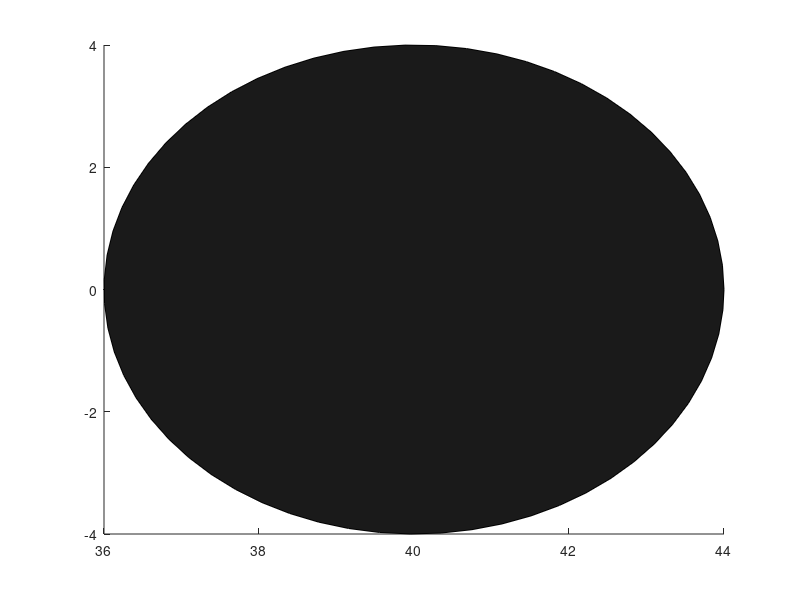

MATLAB code to generate this figure: (Note: this script raises an error after producing the figure.)
close;
clear;
clc;
%%%%%%%%%%%%%%%%%%%%%%%%%%%%%%%%%%%%%%%%%%%%%%%%%%%%
% Colors
lightGrey = [0.7,0.7,0.7];
darkGrey = [0.1,0.1,0.1];
brickRed = [0.6,0.25,0.2];

% Ball properties
Ball.pos.x = 40; % Inital position 
Ball.pos.y = 0; % Inital position 
Ball.vel.x = -4; % Inital position 
Ball.vel.y = 0; % Inital position 
Ball.mass = 2; % Weight in kilograms
Ball.radius = 4; % ball radius

% Floor properties
Floor.size.x = 2000;
Floor.size.y = 2000;
Floor.pos.x = 0;
Floor.pos.y = 0;
Floor.XMin = Floor.pos.x - (Floor.size.x/2);
Floor.XMax = Floor.pos.x + (Floor.size.x/2);
Floor.YMin = Floor.pos.y - (Floor.size.y/2);
Floor.YMax = Floor.pos.y + (Floor.size.y/2);


% Box1 (Brick) properties
Box1.size.x = 10; % Initial position
Box1.size.y = 10; % Initial position
Box1.pos.x = 5000; % Initial position
Box1.pos.y = 0; % Initial position
Box1.vel.x = 0; % Initial speed
Box1.vel.y = 0; % Initial speed
Box1.mass = 2; % Weight in Kilograms
Box1.moi = 0; % Moment of inertia
Box1.xMin = Box1.pos.x - (Box1.size.x/2);
Box1.xMax = Box1.pos.x + (Box1.size.x/2);
Box1.yMin = Box1.pos.y - (Box1.size.y/2);
Box1.yMax = Box1.pos.y + (Box1.size.y/2);

% Box2 (Brick) properties
Box2.size.x = 10; % Initial position
Box2.size.y = 10; % Initial position
Box2.pos.x = -60; % Initial position
Box2.pos.y = 0; % Initial position
Box2.vel.x = 4; % Initial speed
Box2.vel.y = 0; % Initial speed
Box2.mass = 1; % Weight in Kilograms
Box2.moi = 0; % Moment of inertia
Box2.xMin = Box2.pos.x - (Box2.size.x/2);
Box2.xMax = Box2.pos.x + (Box2.size.x/2);
Box2.yMin = Box2.pos.y - (Box2.size.y/2);
Box2.yMax = Box2.pos.y + (Box2.size.y/2);
%%%%%%%%%%%%%%%%%%%%%%%%%%%%%%%%%%%%%%%%%%%%%%%%%%%%%

% We want to loop constant updates, we need functions to call
%   - We need to loop for x "seconds"
%     - Will there be a collision?
%       - OPTIONAL Sphere <-> Sphere
%       - Box <-> Box
%       - Sphere <-> Box

%     - What will the resulting vectors become?
%       - Depends on what objects collide

%     - Friction?
%     - Gravitation?
%     - Euler Updates
%       - Update speed
%       - Update angle

%    - End loop
%%%%%%%%%%%%%%%%%%%%%%%%%%%%%%%%%%%%%%%%%%%%%%%%%%%%%

% Ball
a = 0:0.1:2*pi;
Xcircle = cos(a);
Ycircle = sin(a);
ballBody = patch(Ball.pos.x + (Ball.radius*Xcircle), Ball.pos.y + (Ball.radius*Ycircle),darkGrey,'FaceAlpha',1);

% This creates our body patch ("Creates a rigid body")
FloorBody = createBoxPatch(Floor.pos, Floor.size, lightGrey, 0.5);

% CREATE FUNCTION TO DYNAMICALLY CREATE BODIES
box1Body = createBoxPatch(Box1.pos, Box1.size, brickRed, 1);
box2Body = createBoxPatch(Box2.pos, Box2.size, brickRed, 1);


% Init draw space 
axis square equal;
axis([Floor.XMin-1,Floor.XMax+1, Floor.YMin-1, Floor.YMax+1]);
hold on;

% Update loop
for i = 1:300
  % Check if our Ball is colliding with Box1
  % CREATE FUNCTION TO DYNAMICALLY CHECK INTERSECTIONS
  if boxSphereIntersect(Ball.pos, Ball.radius, Box1.pos, Box1.size)
    disp('Ball has collided with the box. DO SHIT')
    vBall = ((Ball.mass - Box1.mass)/(Ball.mass + Box1.mass))*Ball.vel.x + ((2*Box1.mass)/(Ball.mass + Box1.mass))*Box1.vel.x;
    %Ball.vel.y = -Ball.vel.y;

    Box1.vel.x = ((2*Ball.mass)/(Ball.mass + Box1.mass))*Ball.vel.x + ((Box1.mass - Ball.mass)/(Ball.mass + Box1.mass))*Box1.vel.x;
    %Box1.vel.y =

    Ball.vel.x = vBall;
  end
  % CREATE FUNCTION TO DYNAMICALLY CHECK INTERSECTIONS
  if boxSphereIntersect(Ball.pos, Ball.radius, Box2.pos, Box2.size)
    disp('Ball has collided with the box. DO SHIT')
    vBall = ((Ball.mass - Box2.mass)/(Ball.mass + Box2.mass))*Ball.vel.x + ((2*Box2.mass)/(Ball.mass + Box1.mass))*Box2.vel.x;
    %Ball.vel.y = -Ball.vel.y;

    Box2.vel.x = ((2*Ball.mass)/(Ball.mass + Box2.mass))*Ball.vel.x + ((Box2.mass - Ball.mass)/(Ball.mass + Box2.mass))*Box2.vel.x;
    %Box1.vel.y =

    Ball.vel.x = vBall;
  end

  % IMPLEMENT HANDLING OF COLLISIONS AT AN ANGLE
  % IMPLEMENT HANDLING OF COLLISIONS AT AN ANGLE
  % IMPLEMENT HANDLING OF COLLISIONS AT AN ANGLE
  % IMPLEMENT HANDLING OF COLLISIONS AT AN ANGLE

  % Update our objects and make them ready for drawnow.
  % CREATE FUNCTION TO DYNAMICALLY UPDATE GRAPHICS
  set(ballBody,'XData',Ball.pos.x + (Ball.radius*Xcircle), 'YData', Ball.pos.y + (Ball.radius*Ycircle));
  set(box1Body,'XData',[Box1.xMin, Box1.xMax, Box1.xMax, Box1.xMin], 'YData',[Box1.yMin, Box1.yMin, Box1.yMax, Box1.yMax]);
  set(box2Body,'XData',[Box2.xMin, Box2.xMax, Box2.xMax, Box2.xMin], 'YData',[Box2.yMin, Box2.yMin, Box2.yMax, Box2.yMax]);
  drawnow;

  % Handle linear Friction for Ball
  [Ball.vel.x, Ball.vel.y] = handleBallFriction(Ball.vel, Ball.mass);

  % Handle linear friction for Boxes
  % CREATE FUNCTION TO DYNAMICALLY HANDLE FRICTION
  Box1.vel.x = handleBoxFriction(Box1.vel, Box1.mass);
  Box2.vel.x = handleBallFriction(Box2.vel, Box2.mass);

  % Update Vectors for next iteration  using euler for differential eqs.
  % CREATE FUNCTION TO DYNAMICALLY UPDATE POSITION
  Ball.pos.x = Ball.pos.x + Ball.vel.x;
  Ball.pos.y = Ball.pos.y + Ball.vel.y;
  
  Box1.pos.x = Box1.pos.x + Box1.vel.x;
  Box1.pos.y = Box1.pos.y + Box1.vel.y;

  Box2.pos.x = Box2.pos.x + Box2.vel.x;
  Box2.pos.y = Box2.pos.y + Box2.vel.y;

  % CREATE FUNCTION TO DYNAMICALLY UPDATE BOUNDRIES
  Box1.xMin = Box1.pos.x - (Box1.size.x/2);
  Box1.xMax = Box1.pos.x + (Box1.size.x/2);
  Box1.yMin = Box1.pos.y - (Box1.size.y/2);
  Box1.yMax = Box1.pos.y + (Box1.size.y/2);

  Box2.xMin = Box2.pos.x - (Box2.size.x/2);
  Box2.xMax = Box2.pos.x + (Box2.size.x/2);
  Box2.yMin = Box2.pos.y - (Box2.size.y/2);
  Box2.yMax = Box2.pos.y + (Box2.size.y/2);

  F(i) = getframe(gcf);
end

writerObj = VideoWriter('elasticCollision.avi');
writerObj.FrameRate = 60;
writerObj.Quality = 100;
 
open(writerObj);
for i=1:length(F)
  frame = F(i);    
  writeVideo(writerObj, frame);
end

close(writerObj);